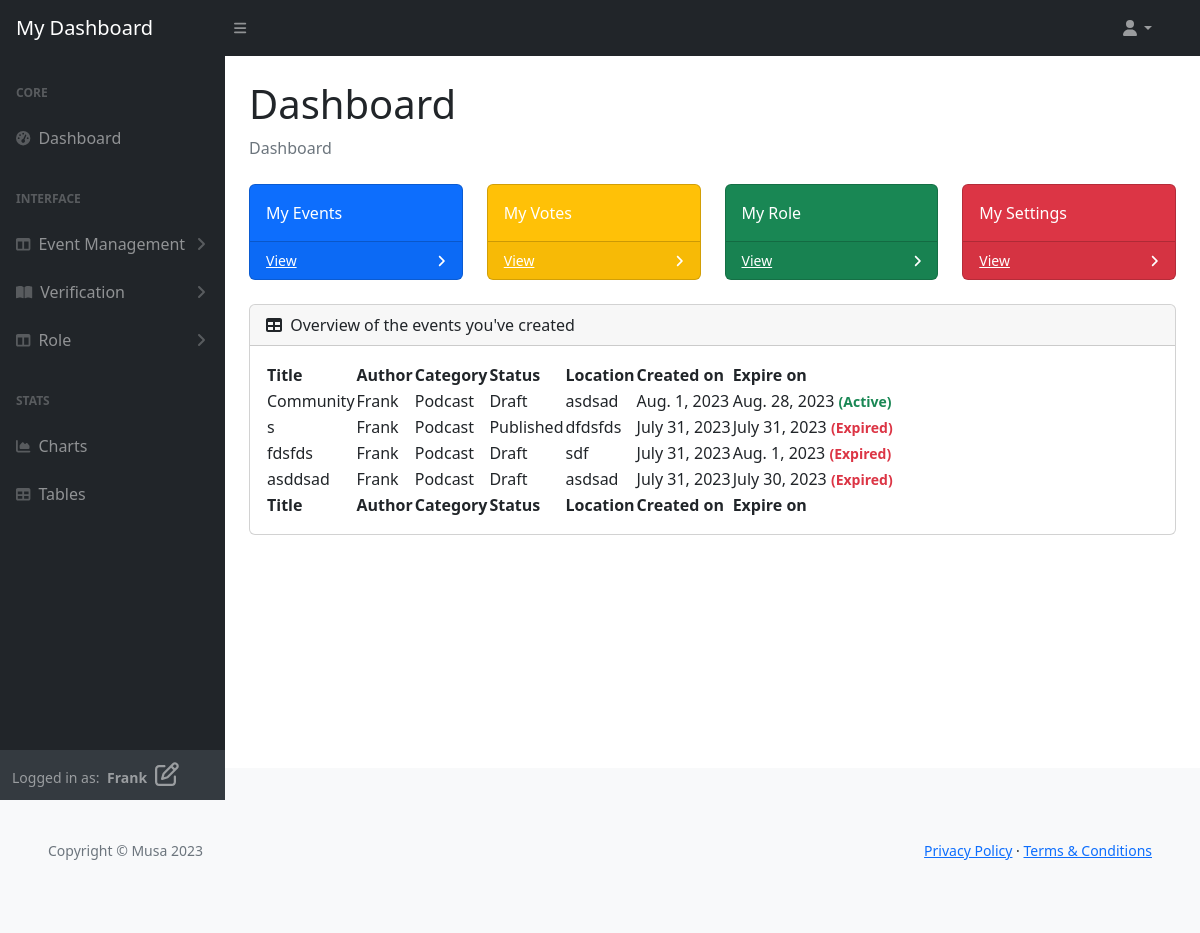
Before: /user/ (signed in) with the older database file.
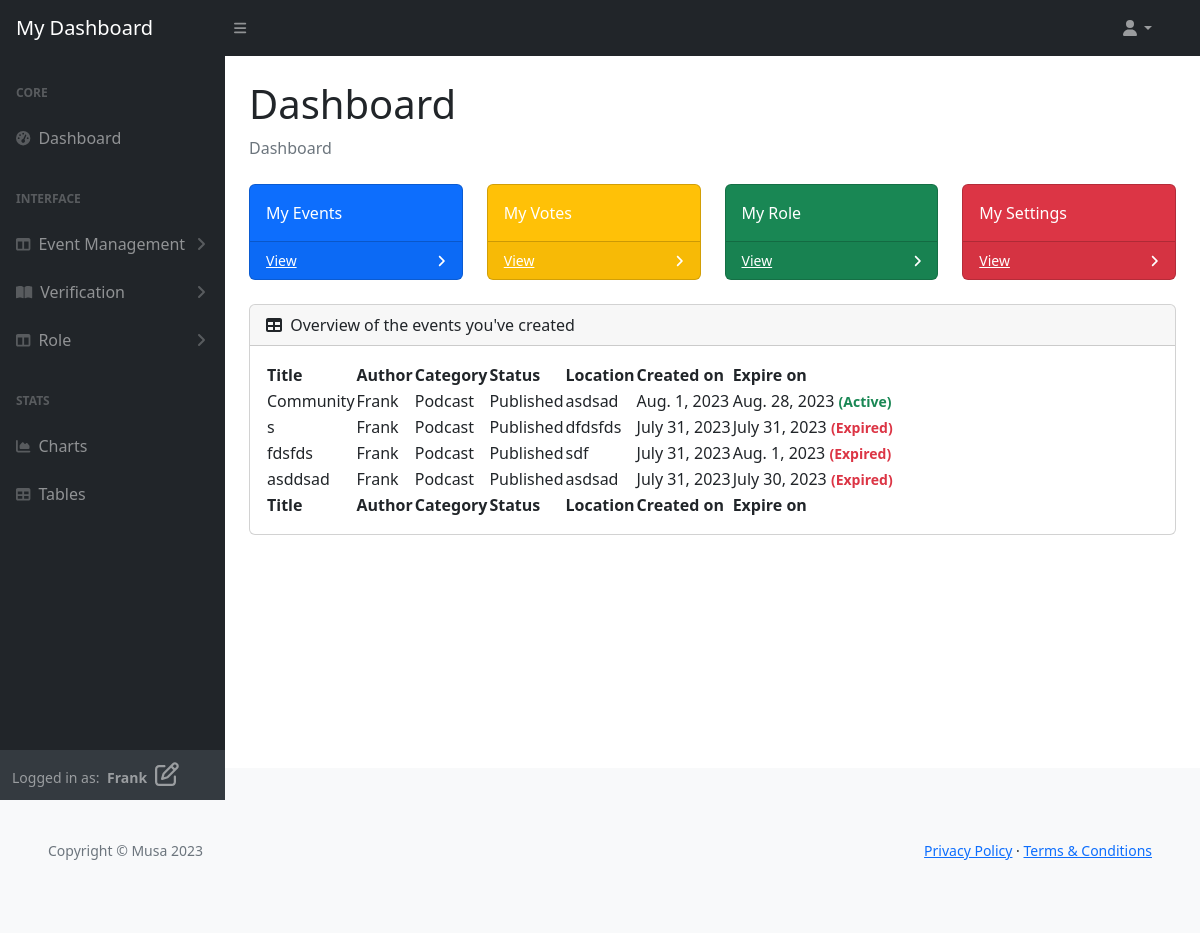
After: the same page with the newer database file.
### vote_management/models.py (models this page shows, shortened)
class VoteCard(models.Model):
    title = models.CharField(max_length=80, unique=True)
    slug = models.SlugField(max_length=200, unique=True)
    author = models.ForeignKey(
        'musa.UserProfile', on_delete=models.CASCADE, related_name="card_author")
    category = models.ForeignKey(
        Category, on_delete=models.CASCADE, related_name="categories")
    mission = models.CharField(max_length=80)
    location = models.CharField(max_length=80)
    description = models.TextField(max_length=264)
    expire = models.DateField()
    event_image = CloudinaryField('image', default='placeholder')
    vote_record = models.ManyToManyField('musa.UserProfile', through='VoteRecord',
                                         related_name='user_votes', blank=True)
    candidates = models.ManyToManyField('ElectedPerson', related_name='vote_cards',
                                        blank=True)
    status = models.IntegerField(choices=STATUS, default=0)
    excerpt = models.TextField(blank=True)
    type = models.IntegerField(choices=CARD_TYPE, default=0)
    created_on = models.DateField(auto_now_add=True)
    class Meta:
        ordering = ['-created_on']

class Category(models.Model):
    category_name = models.CharField(max_length=50, unique=True)
    class Meta:
        ordering = ['category_name']
        verbose_name_plural = "Categories"

### musa/models.py (models this page shows)
class UserProfile(AbstractUser):
    verified = models.BooleanField(default=False)
    role = models.IntegerField(choices=ROLES, default=0)
    user_card = models.ManyToManyField(
        'vote_management.VoteCard', through='vote_management.VoteRecord', related_name='user_cards')
    class Meta:
        ordering = ['username']
    def __str__(self):
        return self.username

### user_profile/views.py (the view)
# urls.py: path('user/', UserDashboard.as_view(),
class UserDashboard(UserRequiredMixin, generic.DetailView):
    model = UserProfile
    template_name = 'backend/user-dashboard/index.html'
    context_object_name = 'user_dashboard'
    def get_object(self, queryset=None):
        return get_object_or_404(UserProfile, pk=self.request.user.pk)
    def get_context_data(self, **kwargs):
        context = super().get_context_data(**kwargs)
        user_profile = self.get_object()
        context['vote_cards'] = user_profile.user_card.order_by(
            '-created_on').all()
        return context

### user_profile/views.py (called while the page is built)
    def test_func(self):
        user_profile = self.request.user
        return user_profile.is_authenticated and (
            user_profile.role in [0, 1]
        )

### templates/backend/user-dashboard/index.html (shortened to what the changed rows need)
{% extends "backend/user-dashboard/base.html" %}
{% block content%}
<div id="layoutSidenav_content">
    <main>
        <div class="container-fluid p-4 pt-0">
            <h1 class="mt-4">Dashboard</h1>
            <div class="card mb-4">
                <div class="card-body">
                    <table id="datatablesSimple">
                        <thead>
                            <tr>
                                <th>Title</th>
                                <th>Author</th>
                                <th>Category</th>
                                <th>Status</th>
                                <th>Location</th>
                                <th>Created on</th>
                                <th>Expire on</th>
                            </tr>
                        </thead>
                        <tfoot>
                            <tr>
                                <th>Title</th>
                                <th>Author</th>
                                <th>Category</th>
                                <th>Status</th>
                                <th>Location</th>
                                <th>Created on</th>
                                <th>Expire on</th>
                            </tr>
                        </tfoot>
                        <tbody>
                            {% for event in user_dashboard.card_author.all %}
                            <tr>
                                <td>{{ event.title }}</td>
                                <td>{{ event.author }}</td>
                                <td>{{ event.category.category_name }}</td>
                                <td>{{ event.get_status_display }}</td>
                                <td>{{ event.location }}</td>
                                <td>{{ event.created_on }}</td>
                                {% if event.expire|date:"Y-m-d" == current_date %}
                                <td>{{ event.expire }}
                                    <small class="text-warning fw-semibold">(Today)</small>
                                </td>
                                {% elif event.expire|date:"Y-m-d" < current_date %}
                                <td>{{ event.expire }}
                                    <small class="text-danger fw-semibold">(Expired)</small>
                                </td>
                                {% else %}
                                <td>{{ event.expire }}
                                    <small class="text-success fw-semibold">(Active)</small>
                                </td>
                                {% endif %}
                            </tr>
                            {% endfor %}
                        </tbody>
                    </table>
                </div>
            </div>
        </div>
    </main>
</div>
{% endblock %}

Changed rows visible on the page:
changed VoteCard "Community": status "Draft" → "Published"
changed VoteCard "fdsfds": status "Draft" → "Published"
changed VoteCard "asddsad": status "Draft" → "Published"
